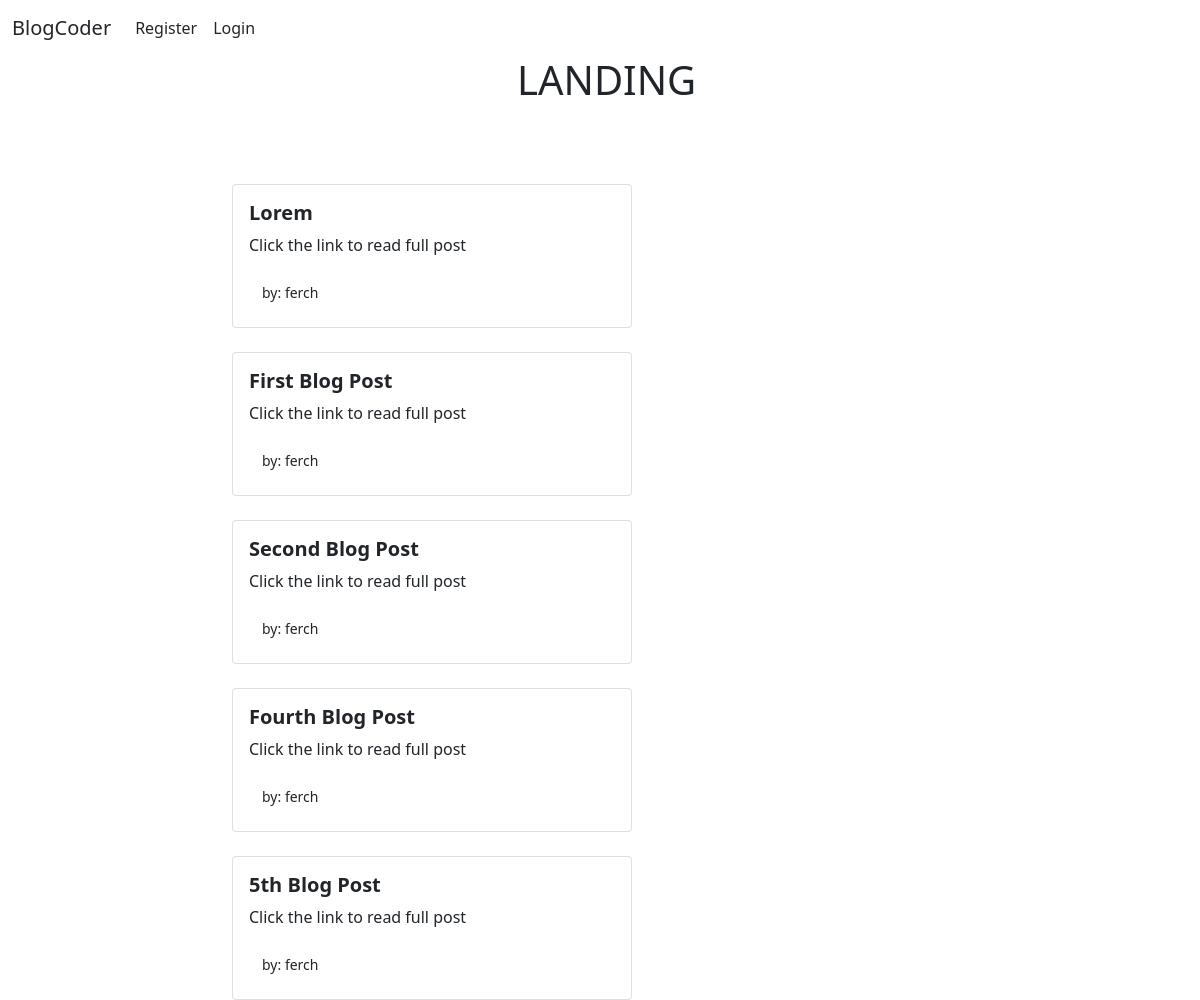
The page / on the database its author committed.
### Blog/models.py (models this page shows, shortened)
class Post(models.Model):
    title=models.CharField(max_length=255)
    author=models.ForeignKey(User,on_delete=models.CASCADE)
    body = RichTextField(blank=True, null=True)
    pub_date=models.DateField(auto_now_add=True)
    snippet=models.CharField(max_length=255)

### Blog/views.py (the view)
# urls.py: path('', HomeView.as_view(),name="home"),
class HomeView(ListView):
    model=Post
    template_name='home.html'
    ordering= ['-pub_date']

### Blog/templates/home.html (shortened to what this page needs)
<!DOCTYPE html>
<html lang="en">
<head>
    <link rel="stylesheet" href="https://cdn.jsdelivr.net/npm/bootstrap@5.1.3/dist/css/bootstrap.min.css">
</head>
<body>
    <nav class="navbar navbar-expand-lg bg-white">
        <div class="container-fluid">
            <a class="navbar-brand link-dark" href="{%url 'home'%}">BlogCoder</a>
            <div class="collapse navbar-collapse" id="navbarNav">
                <ul class="navbar-nav">
                {% if user.is_authenticated %}
                    <li class="nav-item">
                        <a class="nav-link link-dark" aria-current="page" href="{%url 'add_post'%}">Agregar post</a>
                    </li>
                    <li class="nav-item">
                        <a class="nav-link link-dark" href="{% url 'update-profile' %}">Edit Profile</a>
                    </li>
                    <li class="nav-item">
                        <a class="nav-link link-dark" href="{% url 'logout' %}">Logout</a>
                    </li>
                {% else %}
                    <li class="nav-item">
                        <a class="nav-link link-dark" href="{% url 'register' %}">Register</a>
                    </li>
                    <li class="nav-item">
                        <a class="nav-link link-dark" href="{% url 'login' %}">Login</a>
                    </li>
                {%endif%}
                </ul>
            </div>
        </div>
    </nav>
<div class="container">
    {% block content %}
    <div class="row">
        <div class="col-lg-5">
        </div>
        <div class="col-lg-6">
            <h1>LANDING</h1></br>
        </div>
    </div>
    <div class="row justify-content-center">
        <div class="col-lg-4">
            {% for post in object_list %}
            <div class="card" style="width: 25rem;">
                <div class="card-body">
                  <h5 class="card-title"><strong>{{post.title}}</strong></h5>
                  <p class="card-text">{{post.snippet}}</p>
                  <a href="{% url 'article-detail' post.pk %}" class="btn btn-white stretched-link"><small>by: {{post.author}}</small></a>
                </div>
              </div>
            {% endfor %}
        </div>
        <div class="col-lg-4">
        </div>
    </div>
    {% endblock %}
</div>
</body>
</html>

### rows shown on the page
Post: title "Lorem", snippet "Click the link to read full post", author "ferch"
Post: title "First Blog Post", snippet "Click the link to read full post", author "ferch"
Post: title "Second Blog Post", snippet "Click the link to read full post", author "ferch"
Post: title "Fourth Blog Post", snippet "Click the link to read full post", author "ferch"
Post: title "5th Blog Post", snippet "Click the link to read full post", author "ferch"
